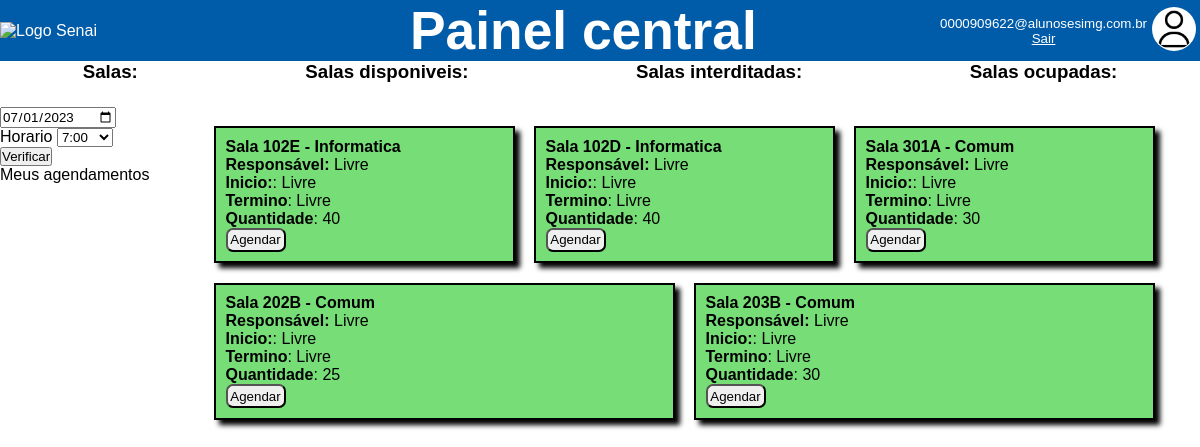
/html/home.php (signed in), run on the app's committed database.
### tables this page shows
CREATE TABLE IF NOT EXISTS `salas` (
  `id` int(11) NOT NULL AUTO_INCREMENT,
  `codigo` varchar(10) NOT NULL,
  `descricao` text NOT NULL,
  `capacidade` int(11) NOT NULL,
  PRIMARY KEY (`id`),
  UNIQUE KEY `codigo` (`codigo`)
);

### html/home.php (the view, shortened to what this page needs)
<?php
include "../php/conectar_banco_de_dados.php"
?>
<!DOCTYPE html>
<html lang="pt-br">
    <head>
        <link rel="stylesheet" href="../css/home.css">
    </head>
    <body>
        <header>
            <img src="../img/senai.png" alt="Logo Senai" class="senai_logo">
            <h1 class="titulo">Painel central</h1>
            <div class="perfil">
                <div><img src="../img/imagem_funcionario.png" alt="imagem_funcionario" class="img_perfil"></div>
                <div class="div_sair">
                    <?php
                       echo "<p class='registro'>".$_SESSION['email_funcionario']."</p>";
                    ?>
                    <a href="../php/logout_login.php">Sair</a>
                </div>
            </div>
        </header>
                <div class="salas_status">
                    <h3 class=" salas_totais">Salas: </h3>
                    <h3 class=" sala_salas_disponiveis">Salas disponiveis: </h3>
                    <h3 class=" sala_interditadas">Salas interditadas: </h3>
                    <h3 class=" sala_ocupadas">Salas ocupadas: </h3>
                </div>
        <main>
            <div>
                <ul class="ul_data">
                    <form action="../php/verificar_sala_disponivel.php" method="post">
                        <li><input type="date" id="data" name="data"></li>
                        <label for="horario">Horario</label>
                            <select name="horario">
                                <option value="7:00">7:00</option>
                            </select>
                            <li><input type="submit" value="Verificar"></li>
                    </form>
                </ul>
            <a class="encaminhar_usuario" href="../html/usuario_interface.html">Meus agendamentos</a>
                </div>
            <div class="salas">
                <?php
                    $quantidade_salas = mysqli_query($ConexaoSQL, "SELECT * from salas");
                    $quantidade_salas = mysqli_num_rows($quantidade_salas);
                    for ($i=1; $i <= $quantidade_salas; $i++) {
                        $codigo = mysqli_query($ConexaoSQL, "SELECT codigo FROM salas WHERE id = '$i'");
                        $codigo = mysqli_fetch_array($codigo);
                        $codigo = $codigo['codigo'];
                        $descricao = mysqli_query($ConexaoSQL, "SELECT descricao FROM salas WHERE id = '$i'");
                        $descricao = mysqli_fetch_array($descricao);
                        $descricao = $descricao['descricao'];
                        $capacidade = mysqli_query($ConexaoSQL, "SELECT capacidade FROM salas WHERE id = '$i'");
                        $capacidade = mysqli_fetch_array($capacidade);
                        $capacidade = $capacidade['capacidade'];
                        if(isset($_SESSION['horario'])) {
                            $horario = $_SESSION['horario'];
                        } else {
                            $horario = 1;
                        }
                        if(isset($_SESSION['data'])) {
                            $data = $_SESSION['data'];
                        } else {
                            $data = date('y-m-d');
                        }
                        $salas_disponiveis = mysqli_query($ConexaoSQL, "SELECT * FROM agendamentos WHERE id_horario = '$horario' and inicio = '$data' and id_sala = '$i'");
                        $horario_incio = mysqli_query($ConexaoSQL, "SELECT horario.inicio FROM agendamentos inner join horario on agendamentos.id_horario = horario.id WHERE id_horario = '$horario' and agendamentos.inicio = '$data' and id_sala = '$i'");
                        $horario_incio_assoc = mysqli_fetch_array($horario_incio);
                        @$horario_inico_result = $horario_incio_assoc['inicio'];
                        $horario_termino = mysqli_query($ConexaoSQL, "SELECT horario.fim FROM agendamentos inner join horario on agendamentos.id_horario = horario.id WHERE id_horario = '$horario' and agendamentos.inicio = '$data' and id_sala = '$i'");
                        $horario_termino_assoc = mysqli_fetch_array($horario_termino);
                        @$horario_termino_result = $horario_termino_assoc['fim'];
                        $professor = mysqli_query($ConexaoSQL, "SELECT * FROM agendamentos inner join funcionarios on agendamentos.id_funcionarios = funcionarios.id WHERE id_horario = '$horario' and agendamentos.inicio = '$data' and id_sala = '$i'");
                        $professor_assoc = mysqli_fetch_array($professor);
                        @$professor_result = $professor_assoc['nome'];
                        if($salas_disponiveis = mysqli_num_rows($salas_disponiveis) > 0) {
                            echo "<div class='salas salas_fechado'>".
                                    "<form /action='../php/agendar_sala_tratamento.php' class='agendamentos' method='post'>".
                                    "<h4 class='tag'>Sala ".$codigo." - ".$descricao."</h4>".
                                    "<p class='tag'><strong>Responsável:</strong> ".$professor_result."</p>".
                                    "<p class='tag'><strong>Inicio:</strong> ".$horario_inico_result."</p>".
                                    "<p class='tag'><strong>Termino</strong> ".$horario_termino_result."</p>".
                                    "<p class='tag'><strong>Quantidade</strong>: ".$capacidade."</p>".
                                    "<input type='hidden' name='codigo_sala' value='$codigo'>".
                                    "<input type='hidden' name='descricao_sala' value='$descricao'>".
                                    "<input type='submit' value='Agendar' class='botao'>".
                                    "</form>".
                                "</div>";
                        } else {
                            echo "<div class='salas salas_disponivel'>".
                                    "<form action='../php/agendar_sala_tratamento.php' class='agendamentos' method='post'>".
                                        "<h4 class='tag'>Sala ".$codigo." - ".$descricao."</h4>".
                                        "<p class='tag'><strong>Responsável:</strong> Livre </p>".
                                        "<p class='tag'><strong>Inicio:</strong>: Livre</p>".
                                        "<p class='tag'><strong>Termino</strong>: Livre</p>".
                                        "<p class='tag'><strong>Quantidade</strong>: ".$capacidade."</p>".
                                        "<input type='hidden' name='codigo_sala' value='$codigo'>".
                                        "<input type='hidden' name='descricao_sala' value='$descricao'>".
                                        "<input type='submit' value='Agendar' class='botao'>".
                                        "</form>".
                                    "</div>";
                        }
                    }
                ?>
            </div>
        </main>
    </body>
</html>

### css/home.css (style rules this page uses)
* { margin: 0; padding: 0; font-family: Arial, Helvetica, sans-serif; }
ul { list-style: none; }
header { display: flex; align-items: center; justify-content: space-between; background-color: #005ca9; min-width: 100svw; max-width: fit-content; color: white; }
.titulo { font-size: 40pt; }
.perfil { display: flex; flex-direction: row-reverse; gap: 5px; align-items: center; font-size: 10pt; margin-right: .5svw; }
a { color: white; }
.div_sair { text-align: center; }
.img_perfil { width: 3.5svw; padding: 3%; height: auto; border-radius: 100%; background-color: rgb(255, 255, 255); }
.senai_logo { width: 14svw; height: auto; }
main { display: flex; margin: 2% 0 0 0; }
.ul_data { display: flex; gap: 6px; flex-direction: column; align-items: center; justify-content: center; width: fit-content; }
.encaminhar_usuario { color: black; text-decoration: none; }
.salas_status { display: flex; flex-direction: row; justify-content: space-around; flex-wrap: wrap !important; gap: 2px; max-width: fit-content; min-width: 100svw; }
.salas { display: flex; flex-wrap: wrap; justify-content: start; width: 80svw; margin: auto; }
.salas > div { display: flex; flex-direction: column; flex-grow: 1; flex-shrink: 1; flex-basis: 250px; gap: 5px; margin-left: 2%; margin-top: 2%; border: 2px solid black; padding: 1%; width: 10svw; box-shadow: 5px 5px 5px black; }
.salas_disponivel { background-color: #77dd77; }
.botao { margin: auto; min-width: fit-content; width: 5svw; height: 3svh; border-radius: 7px; }
@media only screen and (max-width: 1380px) { .senai_logo { width: 18.9svw; } }
@media only screen and (max-width: 1380px) { .img_perfil { width: 3.5svw; } }

### data on the page
salas: codigo "102E", descricao "Informatica", capacidade "40"
salas: codigo "102D", descricao "Informatica", capacidade "40"
salas: codigo "301A", descricao "Comum", capacidade "30"
salas: codigo "202B", descricao "Comum", capacidade "25"
salas: codigo "203B", descricao "Comum", capacidade "30"

### other printed values
$_SESSION['email_funcionario'] "0000909622@alunosesimg.com.br"
